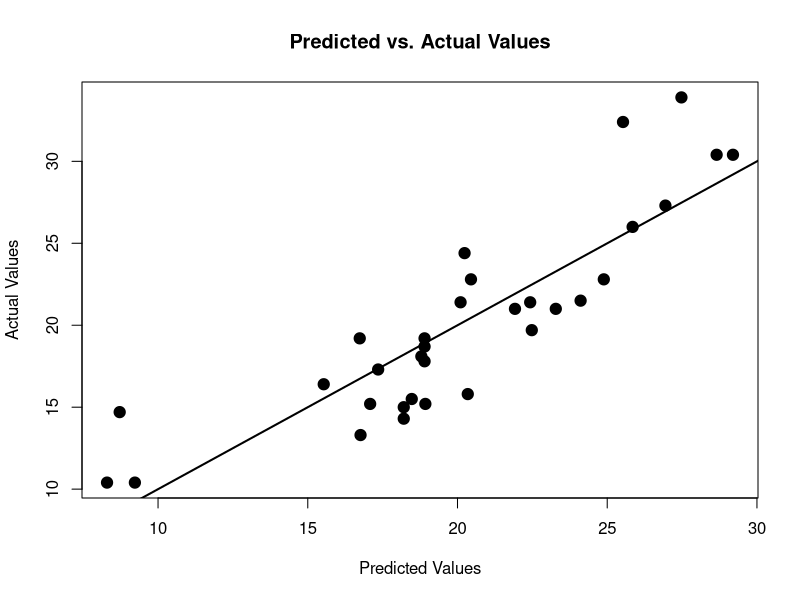

Write the R code that produced this figure.
#library(ggplot2)
#library(visreg)

## get data
dat <- mtcars

## visualize mpg vs. weight
# ggplot(dat, aes(x = wt, y = mpg)) +
#   geom_point() +
#   labs(
#     y = "Miles per gallon",
#     x = "Car's weight (1000 lbs)"
#   ) +
#   theme_minimal()

## Fit a linear regression model
model <- lm(mpg ~ wt, data = dat)

## Fit a multiple linear regression model
#model <- lm(mpg ~ wt + hp + disp, data = dat)

## output model r-squared to a txt file 
model_stats <- summary(model)
#model_eq <- extract_eq(model)

fileConn<-file("model_metrics.txt","w")
writeLines(c("model: ", as.character(model_stats$call)[2],"\n"), fileConn)
writeLines(c("r-squared: ", model_stats$r.squared), fileConn)
close(fileConn)

## Visualize model fit
#visreg(model, ask = F)

png("Residuals.png")
## plot predicted vs. actual values
plot(x=predict(model), y=dat$mpg,
     xlab='Predicted Values',
     ylab='Actual Values',
     main='Predicted vs. Actual Values', cex = 1.5, pch = 19)

#add diagonal line for estimated regression line
abline(a=0, b=1, lwd = 2)
dev.off()